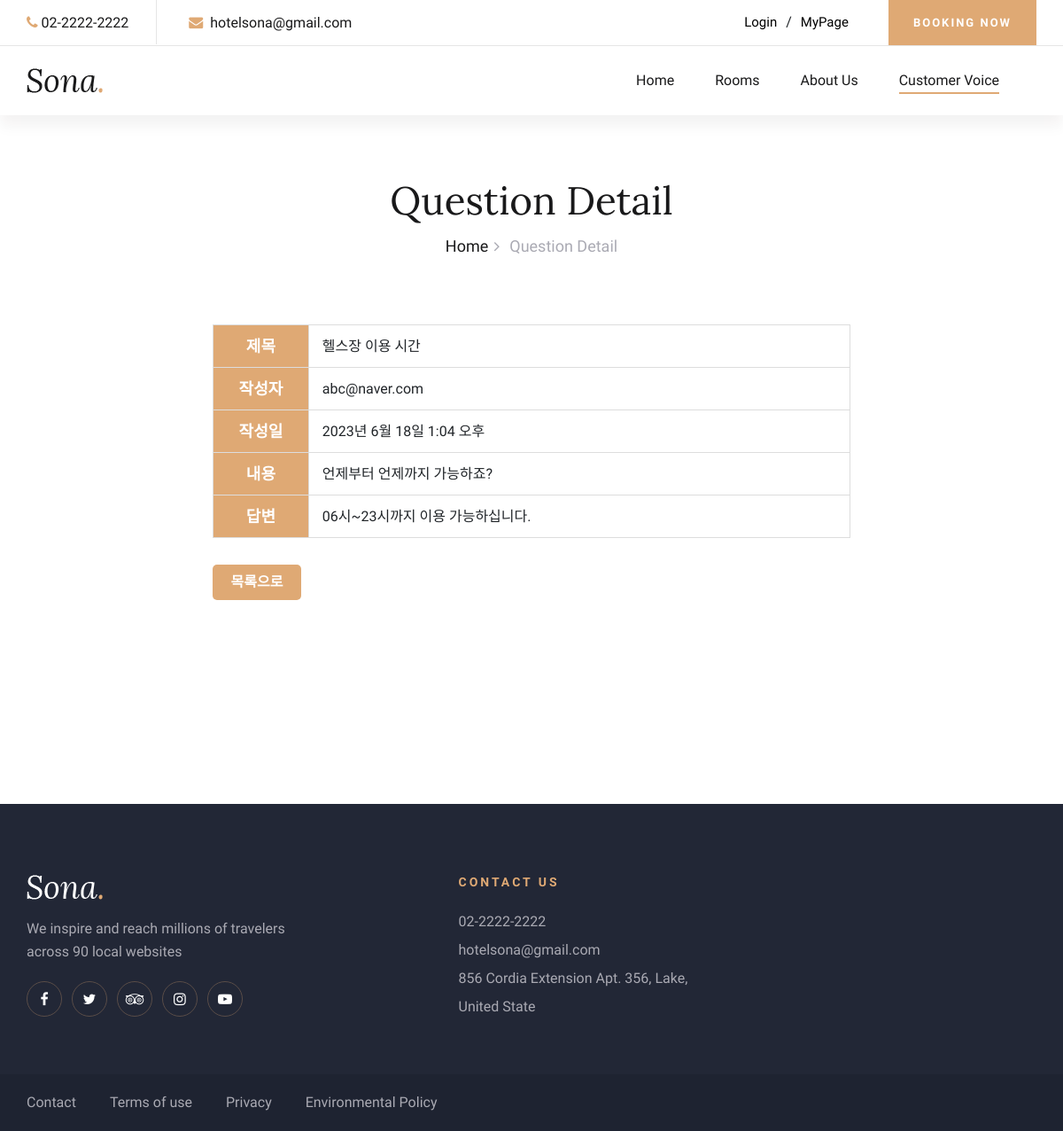
Screenshot of /inquiries/question-detail/2/ with the database file from the repository.
### inquiries/models.py (models this page shows, shortened)
class Question(models.Model):
    author = models.CharField(max_length=30)
    title = models.CharField(max_length=50)
    content = models.TextField()
    created_date = models.DateTimeField(auto_now_add=True)
    answer = models.OneToOneField('Answer', on_delete=models.CASCADE, null=True, blank=True) # 관리자의 답변 여부
    is_public = models.BooleanField(default=True)  # 질문 공개 여부를 나타내는 필드

class Answer(models.Model):
    content = models.TextField()
    created_date = models.DateTimeField(default=timezone.now)

### inquiries/views.py (the view)
# urls.py: path('question-detail/<int:question_id>/', views.question_detail, name='question_detail'),
def question_detail(request, question_id):
    question = get_object_or_404(Question, pk=question_id)
    if question.is_public: # 공개
        answer = question.answer
        return render(request, 'question-detail.html', {'question': question, 'answer': answer})
    elif not question.is_public and question.author == request.user.username: # 비공개 & 작성자
        answer = question.answer
        return render(request, 'question-detail.html', {'question': question, 'answer': answer})
    else: # 비공개 & 작성자 아님
        messages.error(request, '해당 질문은 비공개되어 있습니다.')
        return redirect('inquiries:customer_voice')

### inquiries/templates/question-detail.html (shortened to what this page needs)
{% load static %}
<!DOCTYPE html>
<html lang="zxx">
  <head>
    <link
      rel="stylesheet"
      href="../../../static/css/bootstrap.min.css"
      type="text/css"
    />
    <link
      rel="stylesheet"
      href="../../../static/css/font-awesome.min.css"
      type="text/css"
    />
    <link
      rel="stylesheet"
      href="../../../static/css/elegant-icons.css"
      type="text/css"
    />
    <link
      rel="stylesheet"
      href="../../../static/css/flaticon.css"
      type="text/css"
    />
    <link
      rel="stylesheet"
      href="../../../static/css/owl.carousel.min.css"
      type="text/css"
    />
    <link
      rel="stylesheet"
      href="../../../static/css/nice-select.css"
      type="text/css"
    />
    <link
      rel="stylesheet"
      href="../../../static/css/jquery-ui.min.css"
      type="text/css"
    />
    <link
      rel="stylesheet"
      href="../../../static/css/magnific-popup.css"
      type="text/css"
    />
    <link
      rel="stylesheet"
      href="../../../static/css/slicknav.min.css"
      type="text/css"
    />
    <link
      rel="stylesheet"
      href="../../../static/css/style.css"
      type="text/css"
    />
  </head>
  <body>
    <header class="header-section header-normal">
      <div class="top-nav">
        <div class="container">
          <div class="row">
            <div class="col-lg-6">
              <ul class="tn-left">
                <li><i class="fa fa-phone"></i>02-2222-2222</li>
                <li><i class="fa fa-envelope"></i> hotelsona@gmail.com</li>
              </ul>
            </div>
            <div class="col-lg-6">
              <div class="tn-right">
                <div class="top-social">
                  {% if user.is_authenticated %}
                  <form
                    action="{% url 'accounts:logout' %}"
                    method="POST"
                    style="margin: 0px; float: left"
                  >
                    {% csrf_token %}
                    <button
                      class="log"
                      type="submit"
                      style="
                        border: 0px;
                        background-color: white;
                        font-size: 15px;
                      "
                    >
                      Logout
                    </button>
                  </form>
                  {% else %}
                  <button
                    class="log"
                    type="button"
                    onclick="location.href='{% url 'accounts:login_view' %}'"
                    style="
                      border: 0px;
                      background-color: white;
                      font-size: 15px;
                    "
                  >
                    Login
                  </button>
                  {% endif %} /
                  <button
                    class="myPage"
                    type="button"
                    onclick="location.href='{% url 'mypage:mypage_1' %}'"
                    style="
                      border: 0px;
                      background-color: white;
                      font-size: 15px;
                    "
                  >
                    MyPage
                  </button>
                </div>
                <a href="{% url 'booking:booking' %}" class="bk-btn"
                  >Booking Now</a
                >
              </div>
            </div>
          </div>
        </div>
      </div>
      <div class="menu-item">
        <div class="container">
          <div class="row">
            <div class="col-lg-2">
              <div class="logo">
                <a href="{% url 'booking:index' %}">
                  <img src="../../../static/img/logo.png" alt="" />
                </a>
              </div>
            </div>
            <div class="col-lg-10">
              <div class="nav-menu">
                <nav class="mainmenu">
                  <ul>
                    <li><a href="{% url 'booking:index' %}">Home</a></li>
                    <li><a href="{% url 'booking:rooms' %}">Rooms</a></li>
                    <li><a href="{% url 'booking:about_us' %}">About Us</a></li>
                    <li class="active">
                      <a href="{% url 'inquiries:customer_voice' %}"
                        >Customer Voice</a
                      >
                    </li>
                  </ul>
                </nav>
              </div>
            </div>
          </div>
        </div>
      </div>
    </header>
    <div class="breadcrumb-section">
      <div class="container">
        <div class="row">
          <div class="col-lg-12">
            <div class="breadcrumb-text">
              <h2>Question Detail</h2>
              <div class="bt-option">
                <a href="{% url 'booking:index' %}">Home</a>
                <span>Question Detail</span>
              </div>
            </div>
          </div>
        </div>
      </div>
    </div>
    <section class="contact-section spad" style="margin-top: -85px">
      <div class="question-table" style="width: 60%; margin-left: 20%">
        <table style="width: 100%" class="detail-table">
          <tr>
            <th>제목</th>
            <td>{{ question.title }}</td>
          </tr>
          <tr>
            <th>작성자</th>
            <td>{{ question.author }}</td>
          </tr>
          <tr>
            <th>작성일</th>
            <td>{{ question.created_date }}</td>
          </tr>
          <tr>
            <th>내용</th>
            <td>{{ question.content }}</td>
          </tr>
          {% if question.answer %}
          <tr>
            <th>답변</th>
            <td>{{ question.answer.content }}</td>
          </tr>
          {% else %}
          <tr>
            <th>답변</th>
            <td>답변대기</td>
          </tr>
          {% endif %}
        </table>
        <button
          class="btn"
          onclick="location.href='{% url 'inquiries:customer_voice' %}'"
        >
          목록으로
        </button>
      </div>
    </section>
    <footer class="footer-section">
      <div class="container">
        <div class="footer-text">
          <div class="row">
            <div class="col-lg-4">
              <div class="ft-about">
                <div class="logo">
                  <a href="#">
                    <img src="../../../static/img/footer-logo.png" alt="" />
                  </a>
                </div>
                <p>
                  We inspire and reach millions of travelers<br />
                  across 90 local websites
                </p>
                <div class="fa-social">
                  <a href="#"><i class="fa fa-facebook"></i></a>
                  <a href="#"><i class="fa fa-twitter"></i></a>
                  <a href="#"><i class="fa fa-tripadvisor"></i></a>
                  <a href="#"><i class="fa fa-instagram"></i></a>
                  <a href="#"><i class="fa fa-youtube-play"></i></a>
                </div>
              </div>
            </div>
            <div class="col-lg-3 offset-lg-1">
              <div class="ft-contact">
                <h6>Contact Us</h6>
                <ul>
                  <li>02-2222-2222</li>
                  <li>hotelsona@gmail.com</li>
                  <li>856 Cordia Extension Apt. 356, Lake, United State</li>
                </ul>
              </div>
            </div>
          </div>
        </div>
      </div>
      <div class="copyright-option">
        <div class="container">
          <div class="row">
            <div class="col-lg-7">
              <ul>
                <li><a href="#">Contact</a></li>
                <li><a href="#">Terms of use</a></li>
                <li><a href="#">Privacy</a></li>
                <li><a href="#">Environmental Policy</a></li>
              </ul>
            </div>
          </div>
        </div>
      </div>
    </footer>
  </body>
</html>

### inquiries/templates/question-detail.html (style rules this page uses)
.detail-table { width: 100%; border-collapse: collapse; margin-bottom: 30px; }
.detail-table th { background-color: #dfa974; padding: 10px; color: white; text-align: center; border: 1px solid #ddd; font-size: 18px; font-weight: bold; width: 15%; }
.detail-table td { padding: 10px; text-align: left; border: 1px solid #ddd; padding-left: 15px; }
.btn { height: 40px; width: 100px; font-size: 16px; border-radius: 5px; border: none; background-color: #dfa974; text-align: center; font-weight: bold; color: white; }

### rows the page displays
Question: title "헬스장 이용 시간", author "abc@naver.com", created_date "2023년 6월 18일 1:04 오후", content "언제부터 언제까지 가능하죠?", answer.content "06시~23시까지 이용 가능하십니다."
